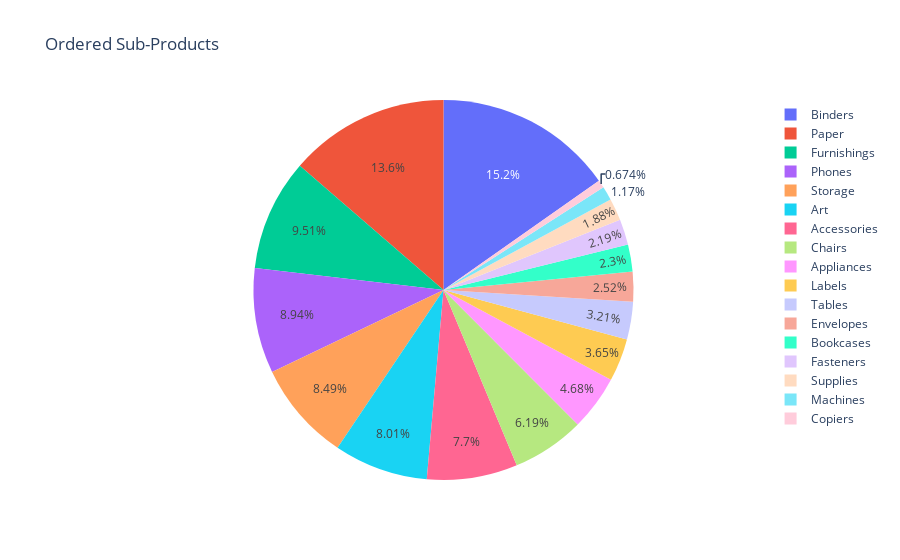

The cell this chart's notebook holds for it:
### Code cell
#Top frequently ordered Sub-Products

frequent_subcategories=df['Sub-Category'].value_counts().reset_index()
fig=px.pie(frequent_subcategories, names ='Sub-Category',  values='count', title='Ordered Sub-Products')
fig.show()

### Figure 1 — Plotly figure (JSON) as saved in the notebook; plotly's stock layout.template omitted (floating-point values rounded to 4 significant figures)
{"data": [{"domain": {"x": [0, 1], "y": [0, 1]}, "hovertemplate": "Sub-Category=%{label}<br>count=%{value}<extra></extra>", "labels": ["Binders", "Paper", "Furnishings", "Phones", "Storage", "Art", "Accessories", "Chairs", "Appliances", "Labels", "Tables", "Envelopes", "Bookcases", "Fasteners", "Supplies", "Machines", "Copiers"], "legendgroup": "", "name": "", "showlegend": true, "type": "pie", "values": [1492, 1336, 931, 875, 831, 784, 754, 606, 458, 357, 314, 247, 225, 214, 184, 115, 66]}], "layout": {"autosize": true, "legend": {"tracegroupgap": 0}, "title": {"text": "Ordered Sub-Products"}}}
